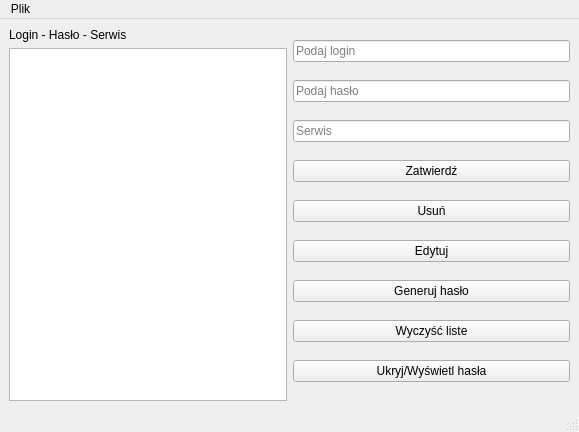
<?xml version="1.0" encoding="UTF-8"?>
<ui version="4.0">
 <class>MainWindow</class>
 <widget class="QMainWindow" name="MainWindow">
  <property name="geometry">
   <rect>
    <x>0</x>
    <y>0</y>
    <width>579</width>
    <height>432</height>
   </rect>
  </property>
  <property name="windowTitle">
   <string>MainWindow</string>
  </property>
  <widget class="QWidget" name="centralwidget">
   <layout class="QHBoxLayout" name="horizontalLayout_2">
    <item>
     <layout class="QVBoxLayout" name="verticalLayout_2">
      <item>
       <widget class="QLabel" name="label">
        <property name="text">
         <string>Login - Hasło - Serwis</string>
        </property>
       </widget>
      </item>
      <item>
       <widget class="QListWidget" name="listWidget"/>
      </item>
     </layout>
    </item>
    <item>
     <layout class="QVBoxLayout" name="verticalLayout">
      <item>
       <widget class="QLineEdit" name="loginEdit">
        <property name="placeholderText">
         <string>Podaj login</string>
        </property>
       </widget>
      </item>
      <item>
       <widget class="QLineEdit" name="passwordEdit">
        <property name="placeholderText">
         <string>Podaj hasło</string>
        </property>
       </widget>
      </item>
      <item>
       <widget class="QLineEdit" name="serviceEdit">
        <property name="placeholderText">
         <string>Serwis</string>
        </property>
       </widget>
      </item>
      <item>
       <widget class="QPushButton" name="acceptButton">
        <property name="text">
         <string>Zatwierdź</string>
        </property>
       </widget>
      </item>
      <item>
       <widget class="QPushButton" name="deleteButton">
        <property name="text">
         <string>Usuń</string>
        </property>
       </widget>
      </item>
      <item>
       <widget class="QPushButton" name="editButton">
        <property name="text">
         <string>Edytuj</string>
        </property>
       </widget>
      </item>
      <item>
       <widget class="QPushButton" name="generateButton">
        <property name="text">
         <string>Generuj hasło</string>
        </property>
       </widget>
      </item>
      <item>
       <widget class="QPushButton" name="clearButton">
        <property name="text">
         <string>Wyczyść liste</string>
        </property>
       </widget>
      </item>
      <item>
       <widget class="QPushButton" name="hideButton">
        <property name="text">
         <string>Ukryj/Wyświetl hasła</string>
        </property>
       </widget>
      </item>
     </layout>
    </item>
   </layout>
  </widget>
  <widget class="QMenuBar" name="menubar">
   <property name="geometry">
    <rect>
     <x>0</x>
     <y>0</y>
     <width>579</width>
     <height>21</height>
    </rect>
   </property>
   <widget class="QMenu" name="menuPlik">
    <property name="title">
     <string>Plik</string>
    </property>
    <addaction name="actionSaveFile"/>
    <addaction name="actionOpenFile"/>
    <addaction name="actionAbout"/>
   </widget>
   <addaction name="menuPlik"/>
  </widget>
  <widget class="QStatusBar" name="statusbar"/>
  <action name="actionSaveFile">
   <property name="text">
    <string>Zapisz do pliku</string>
   </property>
  </action>
  <action name="actionOpenFile">
   <property name="text">
    <string>Wczytaj z pliku</string>
   </property>
  </action>
  <action name="actionAbout">
   <property name="text">
    <string>O autorze</string>
   </property>
  </action>
 </widget>
 <resources/>
 <connections/>
</ui>
